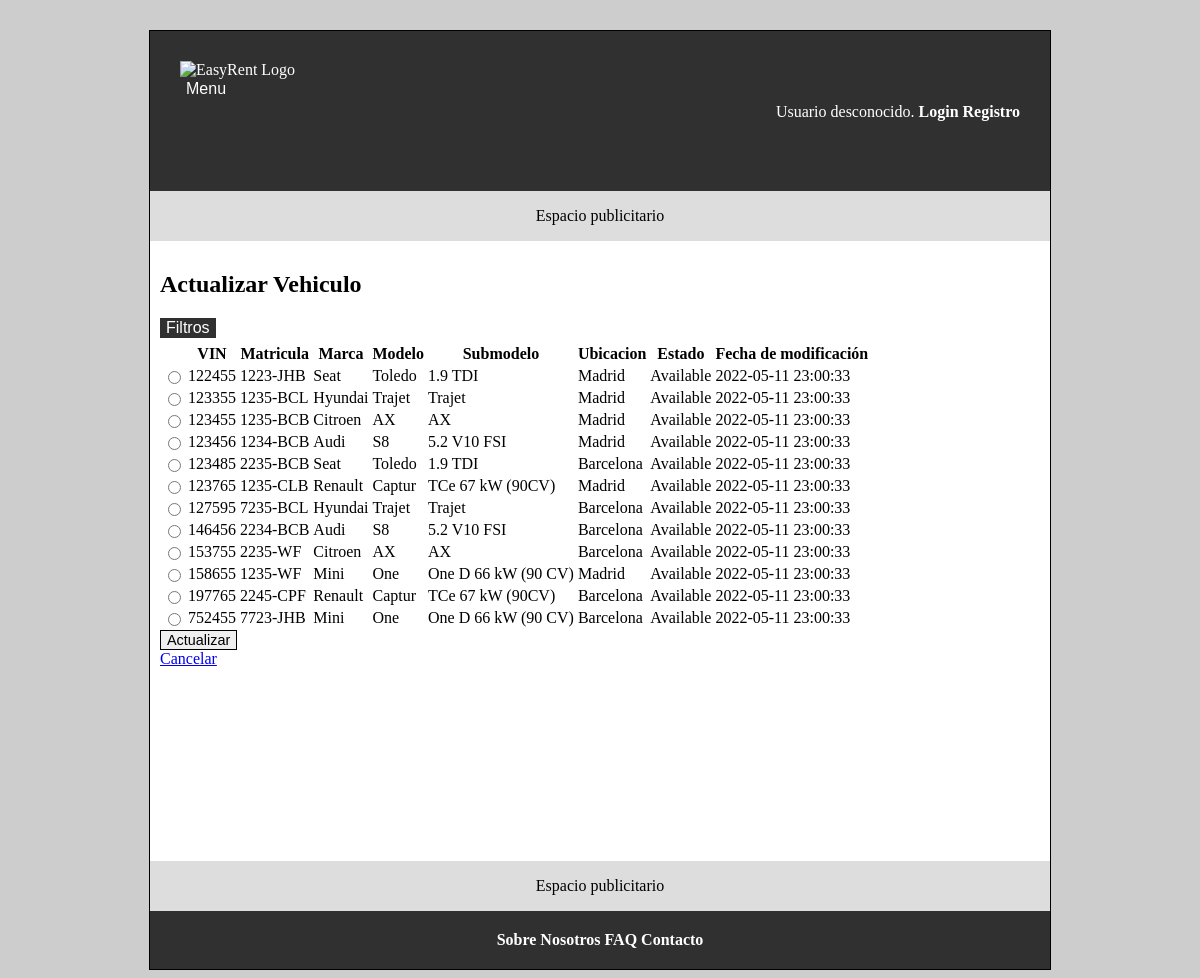
The page /actualizarVehiculo.php on the database its author committed.
### tables this page shows
create table
  Vehicle (
    vin bigint primary key,
    licensePlate varchar(10) not null,
    model bigint unsigned,
    location varchar(40),
    state enum ('Available', 'Unavailable', 'Reserved') default 'Available',
    fecha TIMESTAMP DEFAULT CURRENT_TIMESTAMP  ON UPDATE CURRENT_TIMESTAMP,
    foreign key (model) references Model(m_id) ON DELETE RESTRICT,
    check (vin regexp '^[0-9]{6}$'),
    check (licensePlate regexp '^[0-9]{4}-(?!.*(LL|CH))[BCDFGHJKLMNPRSTVWXYZ]{1,3}$')

  );

create table
  Model (
    m_id serial primary key,
    brand varchar(40),
    model varchar(40),
    submodel varchar(40) unique not null,
    gearbox enum('Manual', 'Automatic', 'Semi-automatic', 'Duplex'),
    category enum('Coupe', 'Pickup', 'Roadster', 'Sedan', 'Small-car', 'Suv', 'Van'),
    fuelType enum ('Diesel', 'Electric-hybrid', 'Electric', 'Petrol', 'Plug-in-hybrid') not null,
    seatCount tinyint not null,
    vehicleImg bigint unsigned,
    fecha TIMESTAMP DEFAULT CURRENT_TIMESTAMP  ON UPDATE CURRENT_TIMESTAMP,
    foreign key (vehicleImg) references Image(img_id),
    check (seatCount regexp '^[2-9]{1}$')
  );

### includes/persistance/lists/VehicleList.php (called while the page is built, shortened)
<?php
class VehicleList
{
    private $array;
    public function __construct($array = array())
    {
        $this->array = $array;
    }
    public function getArray()
    {
        return $this->array;
    }
    public function setArray($array)
    {
        $this->array = $array;
    }
}

### includes/persistance/entity/Vehicle.php (called while the page is built, shortened)
<?php
class Vehicle
{
    private $vin;
    private $licensePlate;
    private $model;
    private $location;
    private $state;
    private $timeStamp;
    public function __construct($vin, $licensePlate, $model, $location, $state = 'available', $timeStamp = null)
    {
        $this->vin = $vin;
        $this->licensePlate = $licensePlate;
        $this->model = $model;
        $this->location = $location;
        $this->state = $state;
        $this->timeStamp = $timeStamp;
    }
    public function getVin()
    {
        return $this->vin;
    }
    public function getLicensePlate()
    {
        return $this->licensePlate;
    }
    public function getModel()
    {
        return $this->model;
    }
    public function getLocation()
    {
        return $this->location;
    }
    public function getState()
    {
        return $this->state;
    }
    public function getTimeStamp()
    {
        return $this->timeStamp;
    }
}

### includes/persistance/repository/MysqlConnector.php (called while the page is built, shortened)
<?php
class MysqlConnector implements DatabaseConnection {
    private static $instance;
    private $mysqli;
    private function __construct()
    {
        $this->mysqli = null;
    }
    public static function getInstance()
    {
        if (self::$instance === null)
            self::$instance = new self;
        return self::$instance;
    }
    public function getConnection()
    {
        if ($this->mysqli == null) {
            $mysqli = new mysqli(BD_HOST, BD_USER, BD_PASS, BD_NAME, BD_PORT);
            $this->mysqli = $mysqli;
        }
        return $this->mysqli;
    }
    public function query($sql) {
        return $this->getConnection()->query($sql);
    }
    public function prepare($sql) {
        return self::getInstance()->getConnection()->prepare($sql);
    }
}

### includes/persistance/repository/MysqlVehicleRepository.php (called while the page is built, shortened)
<?php
class MysqlVehicleRepository extends AbstractMysqlRepository {
    public function findAll() : array
    {
        $vehicles = [];
        $sql = sprintf("select * from Vehicle");
        $stmt = $this->db->prepare($sql);
        $stmt->execute();
        $result = $stmt->get_result();
        while ($row = $result->fetch_assoc()) {
            $vehicle = new Vehicle($row['vin'], $row['licensePlate'], $row['model'], $row['location'], $row['state'], $row['fecha']);
            $vehicles[] = $vehicle;
        }
        return $vehicles;
    }
}

### includes/service/VehicleService.php (called while the page is built, shortened)
<?php
class VehicleService{
    private $vehicleRepository;
    private static $instance;
    private function __construct() {
        $this->vehicleRepository = $GLOBALS['db_vehicle_repository'];
    }
    public static function getInstance()
    {
        if (!self::$instance instanceof self) {
            self::$instance = new self();
        }
        return self::$instance;
    }
    public function readAllVehicles(){
        return $this->vehicleRepository->findAll();
    }
}

### includes/service/ModelService.php (called while the page is built, shortened)
<?php
class ModelService {
    private $modelRepository;
    private static $instance;
    private function __construct() {
        $this->modelRepository = $GLOBALS['db_model_repository'];
    }
    public static function getInstance()
    {
        if (!self::$instance instanceof self) {
            self::$instance = new self();
        }
        return self::$instance;
    }
    public function readModelById($m_id){
        return $this->modelRepository->findById($m_id);
    }
}

### includes/persistance/repository/AbstractMysqlRepository.php (called while the page is built, shortened)
<?php
abstract class AbstractMysqlRepository implements Repository {
    public function __construct(MysqlConnector $connector) {
        $this->db = $connector;
    }
}

### includes/persistance/repository/MysqlModelRepository.php (called while the page is built, shortened)
<?php
class MysqlModelRepository extends AbstractMysqlRepository {
    public function findById($m_id) : ?Model
    {
        $model = null;
        $sql = sprintf("select * from Model where m_id = %d", $m_id);
        $result = $this->db->query($sql);
        if ($result !== false && $result->num_rows > 0) {
            $obj = $result->fetch_object();
            $model = new Model($obj->m_id, $obj->brand, $obj->model, $obj->submodel, $obj->gearbox, $obj->category, $obj->fuelType, $obj->seatCount, $obj->vehicleImg, $obj->fecha);
        }
        return $model;
    }
}

### includes/persistance/entity/Model.php (called while the page is built, shortened)
<?php
class Model
{
    private $brand;
    private $model;
    private $submodel;
    public function __construct($m_id, $brand, $model, $submodel, $gearbox, $category, $fuelType, $seatCount, $image, $timeStamp = null)
    {
        $this->brand = $brand;
        $this->model = $model;
        $this->submodel = $submodel;
    }
    public function getBrand()
    {
        return $this->brand;
    }
    public function getModel()
    {
        return $this->model;
    }
    public function getSubmodel()
    {
        return $this->submodel;
    }
}

### includes/forms/FormularioActualizarVehiculo.php (the view, shortened to what this page needs)
<?php
class FormularioActualizarVehiculo extends Formulario {
    private $vehicleService;
    private $modelService;
    private $vehiclesList;
    public function __construct($orderByFunction) {
        $this->vehicleService = VehicleService::getInstance();
        $this->modelService = ModelService::getInstance();
        $this->vehiclesList = new VehicleList();
    }
    protected function generaCamposFormulario(&$datos) {
        $htmlErroresGlobales = self::generaListaErroresGlobales($this->errores);
        $this->vehiclesList->setArray($this->vehicleService->readAllVehicles());
        $html = <<<EOS
        $htmlErroresGlobales
            <div>
            <table>
                <tr>
                    <th></th>
                    <th>VIN</th>
                    <th>Matricula</th>
                    <th>Marca</th>
                    <th>Modelo</th>
                    <th>Submodelo</th>
                    <th>Ubicacion</th>
                    <th>Estado</th>
                    <th>Fecha de modificación</th>
                </tr>
        EOS;
        foreach($this->vehiclesList->getArray() as $vehicle) {
            $vehicleModel = $this->modelService->readModelById($vehicle->getModel());
            $html .= <<<EOS
                <tr>
                    <td><input type="radio" name="updatedVehicleVIN" value="{$vehicle->getVin()}" required></td>
                    <td>{$vehicle->getVin()}</td>
                    <td>{$vehicle->getLicensePlate()}</td>
                    <td>{$vehicleModel->getBrand()}</td>
                    <td>{$vehicleModel->getModel()}</td>
                    <td>{$vehicleModel->getSubmodel()}</td>
                    <td>{$vehicle->getLocation()}</td>
                    <td>{$vehicle->getState()}</td>
                    <td>{$vehicle->getTimeStamp()}</td>
                </tr>
            EOS;
        }
        $html .= <<<EOS
            </table>
            </div>
            <div>
                <button type="submit" name="update"> Actualizar </button>
            </div>
        EOS;
        return $html;
    }
}

### rows shown on the page
vehicle: vin "122455", licensePlate "1223-JHB", model.brand "Seat", model.model "Toledo", model.submodel "1.9 TDI", location "Madrid", state "Available", fecha "2022-05-11 23:00:33"
vehicle: vin "123355", licensePlate "1235-BCL", model.brand "Hyundai", model.model "Trajet", model.submodel "Trajet", location "Madrid", state "Available", fecha "2022-05-11 23:00:33"
vehicle: vin "123455", licensePlate "1235-BCB", model.brand "Citroen", model.model "AX", model.submodel "AX", location "Madrid", state "Available", fecha "2022-05-11 23:00:33"
vehicle: vin "123456", licensePlate "1234-BCB", model.brand "Audi", model.model "S8", model.submodel "5.2 V10 FSI", location "Madrid", state "Available", fecha "2022-05-11 23:00:33"
vehicle: vin "123485", licensePlate "2235-BCB", model.brand "Seat", model.model "Toledo", model.submodel "1.9 TDI", location "Barcelona", state "Available", fecha "2022-05-11 23:00:33"
vehicle: vin "123765", licensePlate "1235-CLB", model.brand "Renault", model.model "Captur", model.submodel "TCe 67 kW (90CV)", location "Madrid", state "Available", fecha "2022-05-11 23:00:33"
vehicle: vin "127595", licensePlate "7235-BCL", model.brand "Hyundai", model.model "Trajet", model.submodel "Trajet", location "Barcelona", state "Available", fecha "2022-05-11 23:00:33"
vehicle: vin "146456", licensePlate "2234-BCB", model.brand "Audi", model.model "S8", model.submodel "5.2 V10 FSI", location "Barcelona", state "Available", fecha "2022-05-11 23:00:33"
vehicle: vin "153755", licensePlate "2235-WF", model.brand "Citroen", model.model "AX", model.submodel "AX", location "Barcelona", state "Available", fecha "2022-05-11 23:00:33"
vehicle: vin "158655", licensePlate "1235-WF", model.brand "Mini", model.model "One", model.submodel "One D 66 kW (90 CV)", location "Madrid", state "Available", fecha "2022-05-11 23:00:33"
vehicle: vin "197765", licensePlate "2245-CPF", model.brand "Renault", model.model "Captur", model.submodel "TCe 67 kW (90CV)", location "Barcelona", state "Available", fecha "2022-05-11 23:00:33"
vehicle: vin "752455", licensePlate "7723-JHB", model.brand "Mini", model.model "One", model.submodel "One D 66 kW (90 CV)", location "Barcelona", state "Available", fecha "2022-05-11 23:00:33"

### other values the page prints
$banner "Espacio publicitario"
